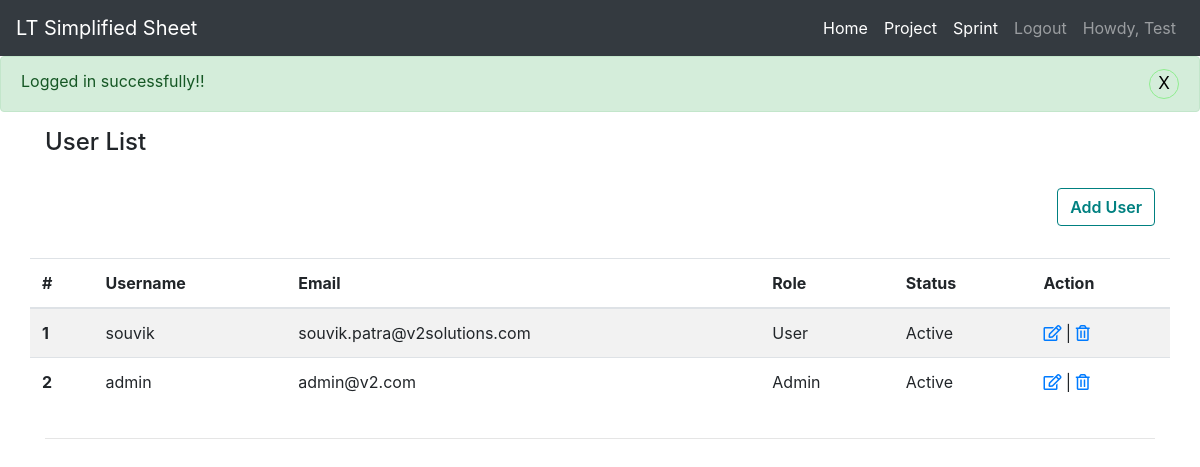
Before: /user_management.php (signed in) with the older database file.
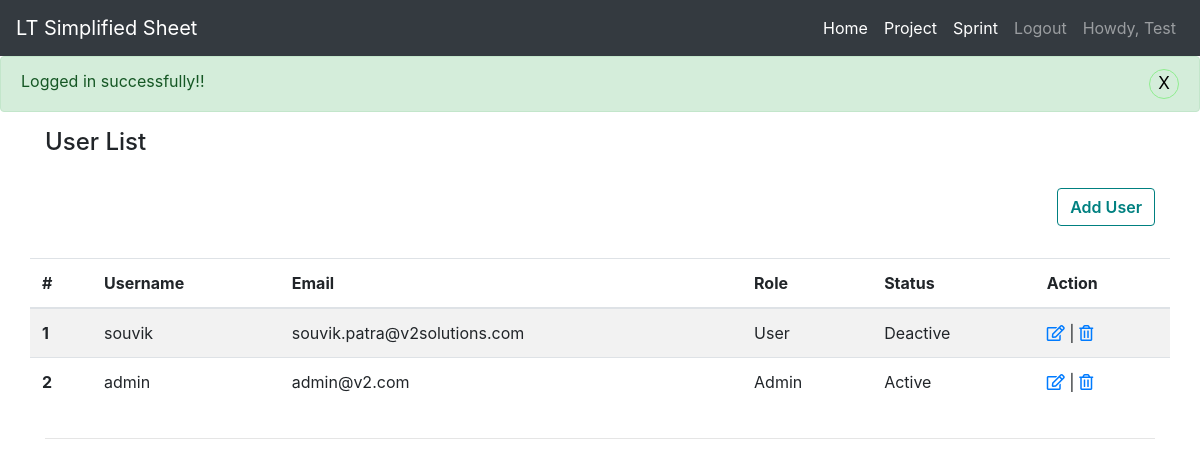
After: the same page with the newer database file.
### tables this page shows
CREATE TABLE `user_accounts` (
  `id` int(11) NOT NULL,
  `username` varchar(50) NOT NULL,
  `password` varchar(255) NOT NULL,
  `email` varchar(100) NOT NULL,
  `role` smallint(25) NOT NULL,
  `status` smallint(25) NOT NULL DEFAULT 1
);

### includes/function.php (called while the page is built, shortened)
<?php
function tep_db_fetch_array($db_query)
{
  return mysqli_fetch_array($db_query, MYSQLI_ASSOC);
}
function tep_db_num_rows($db_query)
{
  return mysqli_num_rows($db_query);
}
function tep_db_query($query, $link = 'db_link')
{
  global $$link;
  $result = mysqli_query($$link, $query) or tep_db_error($query, mysqli_errno($$link), mysqli_error($$link));
  return $result;
}

### user_management.php (the view, shortened to what this page needs)
<?php
include('includes/header.php');
$uid = $_SESSION['loginuser']['id'];
$result = tep_db_query("SELECT id, username, email, password, role, status FROM user_accounts WHERE id != ". $uid ." order by id desc");
?>
<div class="container">
    <div class="row mt-3">
        <div class="col">
            <h4>User List</h4>
        </div>
    </div>
    <div class="row text-right">
        <div class="col-12 text-right">
            <a href="user_add.php" class="btn" role="button">Add User</a>
        </div>
    </div>
    <?php
        if (tep_db_num_rows($result) > 0) {
    ?>
            <div class="row mt-3">
                <table class="table table-striped">
                    <thead>
                        <tr>
                            <th scope="col">#</th>
                            <th scope="col">Username</th>
                            <th scope="col">Email</th>
                            <th scope="col">Role</th>
                            <th scope="col">Status</th>
                            <th scope="col">Action</th>
                        </tr>
                    </thead>
                    <tbody>
                        <?php
                        $c = 0;
                        while ($row = tep_db_fetch_array($result)) {
                        ?>
                            <tr>
                                <th scope="row"><?php echo ++$c; ?> </th>
                                <td><?php echo $row["username"]; ?></td>
                                <td><?php echo $row["email"]; ?></td>
                                <td><?php echo ($row["role"] === '0' ? 'User' : 'Admin'); ?></td>
                                <td><?php echo ($row["status"] === '0' ? 'Deactive' : 'Active'); ?></td>
                                <td><a href="user_edit.php?id=<?php echo $row['id']; ?>"><i class="far fa-edit"></i></a> |
                                    <a onclick='deleteConfirm("<?php echo $row['id']; ?>")' href="javascript:void(0)"><i class="far fa-trash-alt"></i></a>
                                </td>
                            </tr>
                        <?php
                        }
                        ?>
                    </tbody>
                </table>
            </div>
            <hr />
    <?php
        } else {
            echo "No data to display!!";
        }
    ?>
</div>
<?php include_once('includes/footer.php'); ?>

Changed rows visible on the page:
changed user_accounts "souvik": status "Active" → "Deactive"
